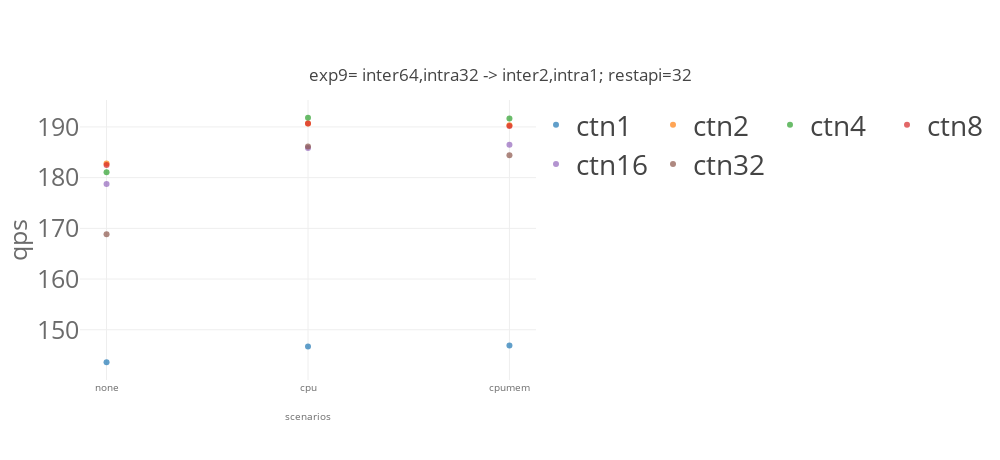
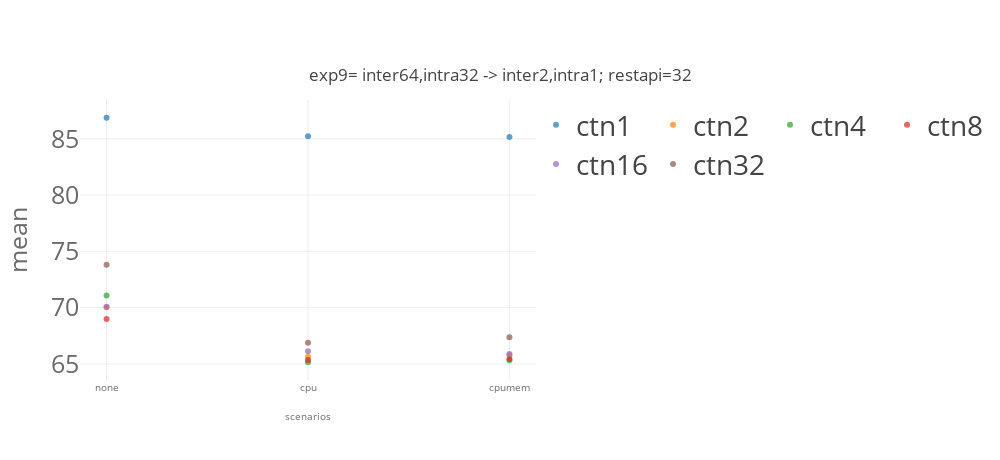
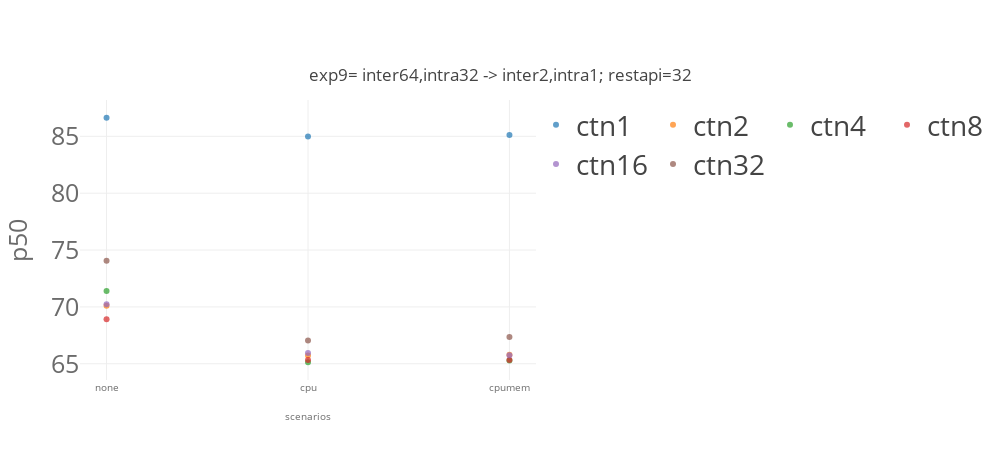
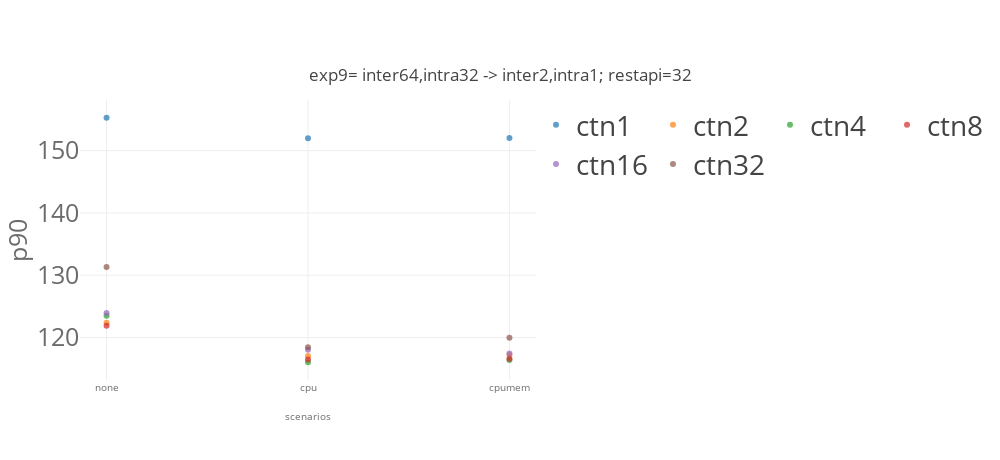

These figures' notebook cell, in order:
### Code cell
import matplotlib
import matplotlib.pyplot as plt
import numpy as np
from svglib.svglib import svg2rlg
from reportlab.graphics import renderPDF
from reportlab.pdfgen import canvas

from numpy import percentile, mean, std
import plotly.graph_objects as go

from plotly.offline import init_notebook_mode, iplot

import plotly.io as pio
pio.templates.default = "none"
# pio.templates.default = "simple_white"

import plotly.graph_objects as go
from plotly.subplots import make_subplots
import pandas as pd
# import plotly.express as px

for x in ['qps','mean','p50','p90','p99','p999']:
    for cbatch in [10]:
        for model_name in ['resnet']:
            list_traces = []
            for numctn in [1,2,4,8,16,32]: 
                dfg_bench = dfg[(dfg['benchmark']== model_name)  & (dfg['cbatch']==cbatch) & (dfg['numctn']==numctn) &\
                            ((dfg['k8senv']=='none') |\
                             (dfg['k8senv']=='cpumem')| (dfg['k8senv']=='cpumemory'))]
#                 print(dfg_bench)


                #data
                trace = go.Scatter(
                    name="ctn"+str(numctn),
                    x=[ 'none','cpu','cpumem'],
                    y= dfg_bench[x].values.tolist(),
        #             error_y = dict(type='data', array=df1_bench['model_time_std'].values.tolist()),
                    opacity=0.7,
                    mode='markers'
                )
                list_traces.append(trace)



            #layout
            layout = go.Layout(
                title={
                    'text': "exp9= inter64,intra32 -> inter2,intra1; restapi=32" ,
                    'y':0.85,
                    'x':0.5,
                    'xanchor': 'center',
                    'yanchor': 'top'},
                width=1000,
                height=460,
                xaxis=dict(
                    title= "scenarios",
                    tickvals=[ 'none','cpu','cpumem'],
                    titlefont=dict(
                        size=10,
                        color='rgb(107, 107, 107)'
                    ),
                    tickfont=dict(
                        size=10,
                        color='rgb(107, 107, 107)'
                    )
                ),
                yaxis=dict(
                    title= x,
                    automargin=True,
                    titlefont=dict(
                        size=25,
                        color='rgb(107, 107, 107)'
                    ),
                    tickfont=dict(
                        size=25,
                        color='rgb(107, 107, 107)'
                    ),    
                ),
                legend=dict(
                    x=1.0,
                    y=1.0,
                    bgcolor='rgba(255, 255, 255, 0)',
                    bordercolor='rgba(255, 255, 255, 0)',
                    font = dict( size = 28)
                ),
                barmode='group',
                bargap=0.15,
                bargroupgap=0.08
        #         legend_orientation="h"
            )

        data = list_traces
        fig = go.Figure(data=data, layout=layout)
        fig.update_layout(legend_orientation="h")
        fig.show()    

    #     fig.write_image(path + model_name + k8senv +'.pdf')

### Figure 1 — Plotly figure (JSON) as saved in the notebook; plotly's stock layout.template omitted (floating-point values rounded to 4 significant figures)
{"data": [{"mode": "markers", "name": "ctn1", "opacity": 0.7, "type": "scatter", "x": ["none", "cpu", "cpumem"], "y": [143.6, 146.7, 146.9]}, {"mode": "markers", "name": "ctn2", "opacity": 0.7, "type": "scatter", "x": ["none", "cpu", "cpumem"], "y": [182.8, 190.7, 190.3]}, {"mode": "markers", "name": "ctn4", "opacity": 0.7, "type": "scatter", "x": ["none", "cpu", "cpumem"], "y": [181.1, 191.8, 191.7]}, {"mode": "markers", "name": "ctn8", "opacity": 0.7, "type": "scatter", "x": ["none", "cpu", "cpumem"], "y": [182.5, 190.7, 190.2]}, {"mode": "markers", "name": "ctn16", "opacity": 0.7, "type": "scatter", "x": ["none", "cpu", "cpumem"], "y": [178.8, 185.8, 186.5]}, {"mode": "markers", "name": "ctn32", "opacity": 0.7, "type": "scatter", "x": ["none", "cpu", "cpumem"], "y": [168.9, 186.1, 184.4]}], "layout": {"bargap": 0.15, "bargroupgap": 0.08, "barmode": "group", "height": 460, "legend": {"bgcolor": "rgba(255, 255, 255, 0)", "bordercolor": "rgba(255, 255, 255, 0)", "font": {"size": 28}, "orientation": "h", "x": 1, "y": 1}, "title": {"text": "exp9= inter64,intra32 -> inter2,intra1; restapi=32", "x": 0.5, "xanchor": "center", "y": 0.85, "yanchor": "top"}, "width": 1000, "xaxis": {"tickfont": {"color": "rgb(107, 107, 107)", "size": 10}, "tickvals": ["none", "cpu", "cpumem"], "title": {"font": {"color": "rgb(107, 107, 107)", "size": 10}, "text": "scenarios"}}, "yaxis": {"automargin": true, "tickfont": {"color": "rgb(107, 107, 107)", "size": 25}, "title": {"font": {"color": "rgb(107, 107, 107)", "size": 25}, "text": "qps"}}}}

### Figure 2 — Plotly figure (JSON) as saved in the notebook; plotly's stock layout.template omitted (floating-point values rounded to 4 significant figures)
{"data": [{"mode": "markers", "name": "ctn1", "opacity": 0.7, "type": "scatter", "x": ["none", "cpu", "cpumem"], "y": [86.86, 85.22, 85.14]}, {"mode": "markers", "name": "ctn2", "opacity": 0.7, "type": "scatter", "x": ["none", "cpu", "cpumem"], "y": [70.05, 65.65, 65.77]}, {"mode": "markers", "name": "ctn4", "opacity": 0.7, "type": "scatter", "x": ["none", "cpu", "cpumem"], "y": [71.08, 65.15, 65.32]}, {"mode": "markers", "name": "ctn8", "opacity": 0.7, "type": "scatter", "x": ["none", "cpu", "cpumem"], "y": [68.99, 65.36, 65.44]}, {"mode": "markers", "name": "ctn16", "opacity": 0.7, "type": "scatter", "x": ["none", "cpu", "cpumem"], "y": [70.08, 66.13, 65.89]}, {"mode": "markers", "name": "ctn32", "opacity": 0.7, "type": "scatter", "x": ["none", "cpu", "cpumem"], "y": [73.81, 66.87, 67.36]}], "layout": {"bargap": 0.15, "bargroupgap": 0.08, "barmode": "group", "height": 460, "legend": {"bgcolor": "rgba(255, 255, 255, 0)", "bordercolor": "rgba(255, 255, 255, 0)", "font": {"size": 28}, "orientation": "h", "x": 1, "y": 1}, "title": {"text": "exp9= inter64,intra32 -> inter2,intra1; restapi=32", "x": 0.5, "xanchor": "center", "y": 0.85, "yanchor": "top"}, "width": 1000, "xaxis": {"tickfont": {"color": "rgb(107, 107, 107)", "size": 10}, "tickvals": ["none", "cpu", "cpumem"], "title": {"font": {"color": "rgb(107, 107, 107)", "size": 10}, "text": "scenarios"}}, "yaxis": {"automargin": true, "tickfont": {"color": "rgb(107, 107, 107)", "size": 25}, "title": {"font": {"color": "rgb(107, 107, 107)", "size": 25}, "text": "mean"}}}}

### Figure 3 — Plotly figure (JSON) as saved in the notebook; plotly's stock layout.template omitted (floating-point values rounded to 4 significant figures)
{"data": [{"mode": "markers", "name": "ctn1", "opacity": 0.7, "type": "scatter", "x": ["none", "cpu", "cpumem"], "y": [86.63, 84.97, 85.12]}, {"mode": "markers", "name": "ctn2", "opacity": 0.7, "type": "scatter", "x": ["none", "cpu", "cpumem"], "y": [70.11, 65.72, 65.8]}, {"mode": "markers", "name": "ctn4", "opacity": 0.7, "type": "scatter", "x": ["none", "cpu", "cpumem"], "y": [71.41, 65.13, 65.29]}, {"mode": "markers", "name": "ctn8", "opacity": 0.7, "type": "scatter", "x": ["none", "cpu", "cpumem"], "y": [68.93, 65.34, 65.33]}, {"mode": "markers", "name": "ctn16", "opacity": 0.7, "type": "scatter", "x": ["none", "cpu", "cpumem"], "y": [70.24, 65.95, 65.75]}, {"mode": "markers", "name": "ctn32", "opacity": 0.7, "type": "scatter", "x": ["none", "cpu", "cpumem"], "y": [74.05, 67.05, 67.36]}], "layout": {"bargap": 0.15, "bargroupgap": 0.08, "barmode": "group", "height": 460, "legend": {"bgcolor": "rgba(255, 255, 255, 0)", "bordercolor": "rgba(255, 255, 255, 0)", "font": {"size": 28}, "orientation": "h", "x": 1, "y": 1}, "title": {"text": "exp9= inter64,intra32 -> inter2,intra1; restapi=32", "x": 0.5, "xanchor": "center", "y": 0.85, "yanchor": "top"}, "width": 1000, "xaxis": {"tickfont": {"color": "rgb(107, 107, 107)", "size": 10}, "tickvals": ["none", "cpu", "cpumem"], "title": {"font": {"color": "rgb(107, 107, 107)", "size": 10}, "text": "scenarios"}}, "yaxis": {"automargin": true, "tickfont": {"color": "rgb(107, 107, 107)", "size": 25}, "title": {"font": {"color": "rgb(107, 107, 107)", "size": 25}, "text": "p50"}}}}

### Figure 4 — Plotly figure (JSON) as saved in the notebook; plotly's stock layout.template omitted (floating-point values rounded to 4 significant figures)
{"data": [{"mode": "markers", "name": "ctn1", "opacity": 0.7, "type": "scatter", "x": ["none", "cpu", "cpumem"], "y": [155.3, 152.0, 152.1]}, {"mode": "markers", "name": "ctn2", "opacity": 0.7, "type": "scatter", "x": ["none", "cpu", "cpumem"], "y": [122.4, 117.0, 117.2]}, {"mode": "markers", "name": "ctn4", "opacity": 0.7, "type": "scatter", "x": ["none", "cpu", "cpumem"], "y": [123.5, 116.0, 116.4]}, {"mode": "markers", "name": "ctn8", "opacity": 0.7, "type": "scatter", "x": ["none", "cpu", "cpumem"], "y": [121.9, 116.5, 116.6]}, {"mode": "markers", "name": "ctn16", "opacity": 0.7, "type": "scatter", "x": ["none", "cpu", "cpumem"], "y": [123.9, 118.0, 117.4]}, {"mode": "markers", "name": "ctn32", "opacity": 0.7, "type": "scatter", "x": ["none", "cpu", "cpumem"], "y": [131.3, 118.4, 119.9]}], "layout": {"bargap": 0.15, "bargroupgap": 0.08, "barmode": "group", "height": 460, "legend": {"bgcolor": "rgba(255, 255, 255, 0)", "bordercolor": "rgba(255, 255, 255, 0)", "font": {"size": 28}, "orientation": "h", "x": 1, "y": 1}, "title": {"text": "exp9= inter64,intra32 -> inter2,intra1; restapi=32", "x": 0.5, "xanchor": "center", "y": 0.85, "yanchor": "top"}, "width": 1000, "xaxis": {"tickfont": {"color": "rgb(107, 107, 107)", "size": 10}, "tickvals": ["none", "cpu", "cpumem"], "title": {"font": {"color": "rgb(107, 107, 107)", "size": 10}, "text": "scenarios"}}, "yaxis": {"automargin": true, "tickfont": {"color": "rgb(107, 107, 107)", "size": 25}, "title": {"font": {"color": "rgb(107, 107, 107)", "size": 25}, "text": "p90"}}}}
